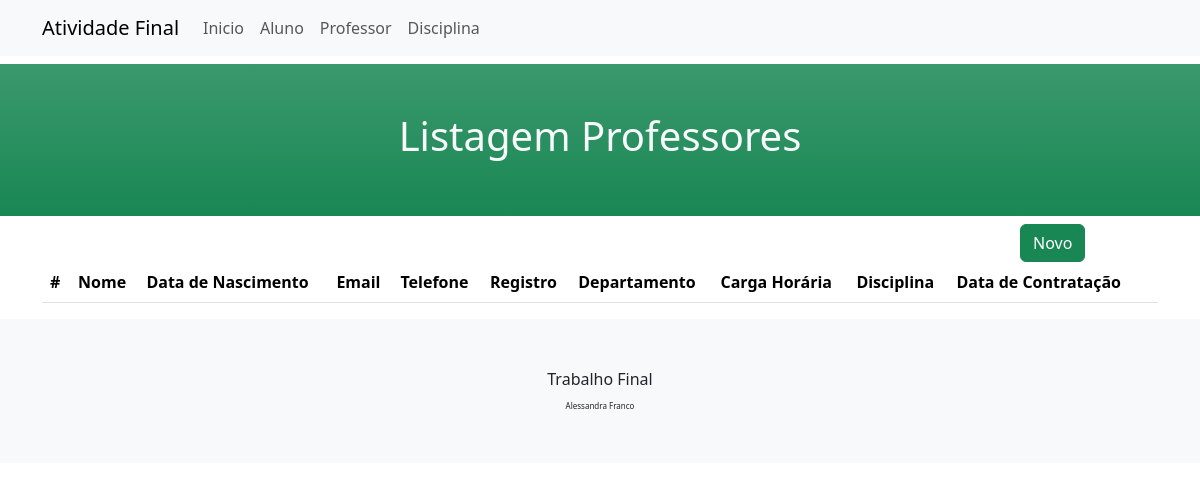
The app's page /src/professor/pages/list_professor.php, older data.
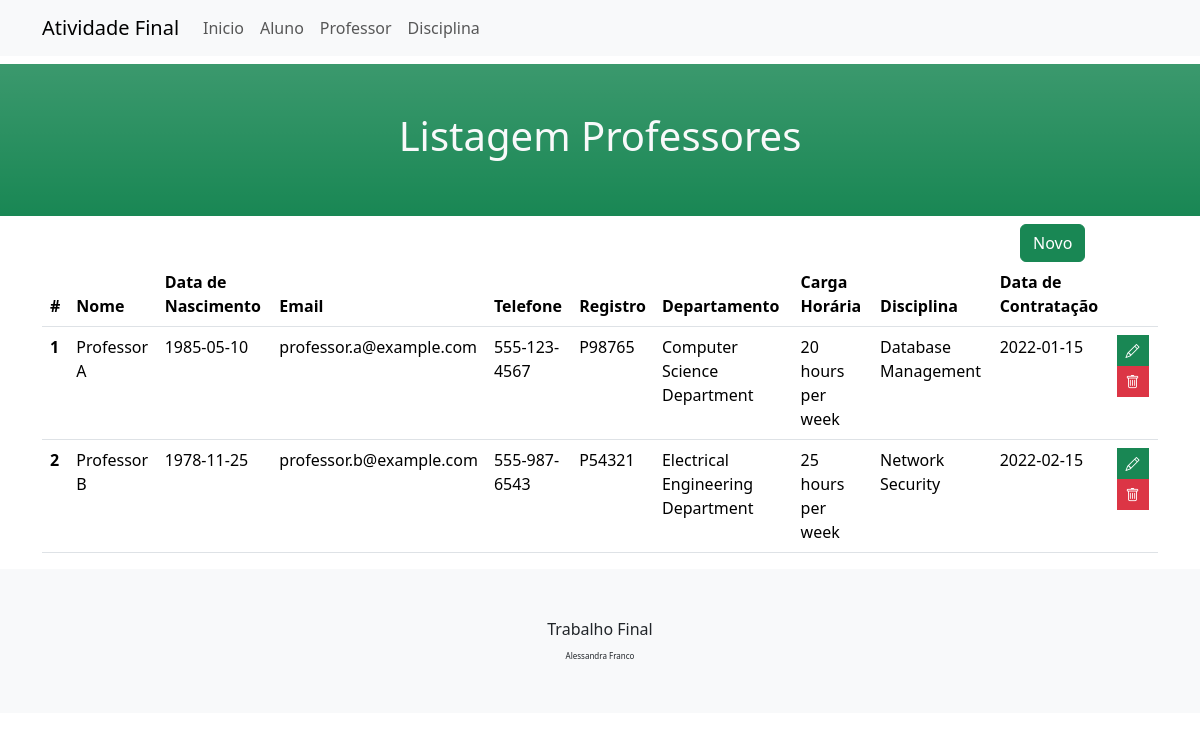
The same page, newer data.
### tables this page shows
CREATE TABLE `professor` (
  `idProfessor` int NOT NULL,
  `nome` varchar(255) NOT NULL,
  `dtNascimento` date NOT NULL,
  `email` varchar(255) NOT NULL,
  `telefone` varchar(255) NOT NULL,
  `registro` varchar(255) NOT NULL,
  `departamento` varchar(255) NOT NULL,
  `cargaHoraria` varchar(255) NOT NULL,
  `idDisciplina` int NOT NULL,
  `dtContratacao` date NOT NULL
);

CREATE TABLE `disciplina` (
  `idDisciplina` int NOT NULL,
  `nome` varchar(255) NOT NULL,
  `codDisciplina` varchar(255) NOT NULL,
  `mensagem` text NOT NULL,
  `horario` time NOT NULL,
  `sala` varchar(255) NOT NULL
);

### src/professor/database/professor.php (called while the page is built, shortened)
<?php
function readProfessorDb()
{
    include_once __DIR__ . "/../../../config/connection.php";
    $professores = [];
    $sql = "SELECT a.idProfessor, a.nome, a.dtNascimento, a.email, a.telefone, a.registro, a.departamento, a.cargaHoraria, d.nome as disciplina, a.dtContratacao FROM professor a join disciplina d on d.idDisciplina = a.idDisciplina;";
    try {
        $resultado = $pdo->query($sql);
    } catch (PDOException $e) {
        print "Error!: " . $e->getMessage() . "<br/>";
        die();
    }
    if ($resultado->rowCount() > 0)
        $professores = $resultado->fetchAll(PDO::FETCH_ASSOC);
    return $professores;
}

### src/professor/actions/professor.php (called while the page is built, shortened)
<?php
require_once __DIR__ . '/../database/professor.php';
function readProfessorAction()
{
    return readProfessorDb();
}

### src/professor/pages/list_professor.php (the view, shortened to what this page needs)
<?php
include_once __DIR__ . "/../../partials/header.php";
require_once __DIR__ . '/../actions/professor.php';
?>
<div class="row py-2">
    <div class="container-fluid py-5 bg-success bg-gradient">
        <h1 class="text-center text-light">Listagem Professores</h1>
    </div>
</div>
<div class="row justify-content-end">
    <div class="col-2">
        <a class="btn btn-success text-white" href="./add_professor.php">Novo</a>
    </div>
</div>
<div class="container">
    <table class="table">
        <thead>
            <tr>
                <th scope="col">#</th>
                <th scope="col">Nome</th>
                <th scope="col">Data de Nascimento</th>
                <th scope="col">Email</th>
                <th scope="col">Telefone</th>
                <th scope="col">Registro</th>
                <th scope="col">Departamento</th>
                <th scope="col">Carga Horária</th>
                <th scope="col">Disciplina</th>
                <th scope="col">Data de Contratação</th>
                <th scope="col"></th>
            </tr>
        </thead>
        <tbody>
            <?php
            $professores = readProfessorAction();
            foreach ($professores as $professor) :
            ?>
                <tr>
                    <th scope="row"> <?php echo $professor['idProfessor']; ?></th>
                    <td> <?php echo $professor['nome']; ?></td>
                    <td> <?php echo $professor['dtNascimento']; ?></td>
                    <td> <?php echo $professor['email']; ?></td>
                    <td> <?php echo $professor['telefone']; ?></td>
                    <td> <?php echo $professor['registro']; ?></td>
                    <td> <?php echo $professor['departamento']; ?></td>
                    <td> <?php echo $professor['cargaHoraria']; ?></td>
                    <td> <?php echo $professor['disciplina']; ?></td>
                    <td> <?php echo $professor['dtContratacao']; ?></td>
                    <td><a href="edit_professor.php?idNot=<?php echo $professor['idProfessor']; ?>" class="btn btn-success btn-sm rounded-0" type="button" data-toggle="tooltip" data-placement="top" title="Edit"><i class="bi bi-pencil"></i></a>
                        <a href="delete_professor.php?idNot=<?php echo $professor['idProfessor']; ?>" class="btn btn-danger btn-sm rounded-0" type="button" data-toggle="tooltip" data-placement="top" title="Delete"><i class="bi bi-trash"></i></a>
                    </td>
                </tr>
            <?php
            endforeach;
            ?>
        </tbody>
    </table>
</div>
<?php
include __DIR__ . "/../../partials/footer.php";

Row changes from the older to the newer data that the page shows:
added professor: idProfessor "1", nome "Professor A", dtNascimento "1985-05-10", email "professor.a@example.com", telefone "555-123-4567", registro "P98765", departamento "Computer Science Department", cargaHoraria "20 hours per week", idDisciplina.nome "Database Management", dtContratacao "2022-01-15"
added professor: idProfessor "2", nome "Professor B", dtNascimento "1978-11-25", email "professor.b@example.com", telefone "555-987-6543", registro "P54321", departamento "Electrical Engineering Department", cargaHoraria "25 hours per week", idDisciplina.nome "Network Security", dtContratacao "2022-02-15"
